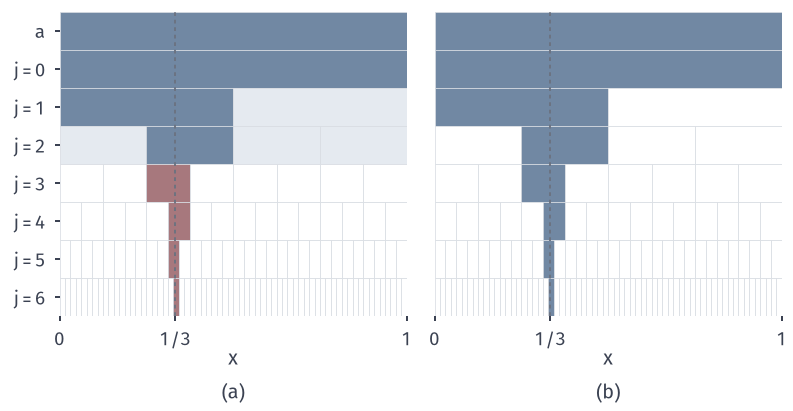

Here is the Python script that generated this plot:
from pathlib import Path
import sys
ROOT = next(p for p in Path(__file__).resolve().parents if (p/"build.sh").is_file() and (p/"tex/book.tex").is_file())
sys.path.insert(0, str(ROOT/"figures/00-shared/mathematical-preliminaries-upper/00-shared/comprehension-figures"))
from support import figure, save, BLUE, GREEN, YELLOW, RED, PURPLE, INK, MUTED, GRID, BLUE_FILL, GREEN_FILL, YELLOW_FILL, RED_FILL, PURPLE_FILL
import numpy as np

# Haar tiles of f=1_[0,1/3): a=1/3, level j has one nonzero coefficient 2^{-j/2}/3 at k=floor(2^j/3). Budget 8 terms.
from matplotlib.patches import Rectangle
fig, axes = figure(width_mm=112, height_mm=58, ncols=2)
fig.set_layout_engine(None)
fig.subplots_adjust(left=.075, right=.985, top=.97, bottom=.23, wspace=.08)
L = 6
def cell(ax, x, y, w, fc):
    ax.add_patch(Rectangle((x, y), w, 1, facecolor=fc, edgecolor=GRID, lw=.3))
for pi_, ax in enumerate(axes):
    # coarse row at y=L+1 (top), levels j=0..L at y=L-j
    ynz = lambda j: L-j
    cell(ax, 0, L+1, 1, BLUE)
    for j in range(L+1):
        n = 2**j; w = 1/n; k0 = int(np.floor(n/3))
        for k in range(n):
            if pi_ == 0:
                fc = (BLUE if k == k0 else BLUE_FILL) if j < 3 else (RED if k == k0 else 'white')
            else:
                fc = BLUE if k == k0 else 'white'
            cell(ax, k*w, ynz(j), w, fc)
    ax.set_xlim(0, 1); ax.set_ylim(0, L+2)
    ax.set_xticks([0, 1/3, 1]); ax.set_xticklabels(['0', '1/3', '1']); ax.set_xlabel('$x$', labelpad=0)
    ax.axvline(1/3, color=MUTED, lw=.75, ls=(0, (2, 2)))
    for sp in ('left', 'bottom'): ax.spines[sp].set_visible(False)
    ax.tick_params(length=2)
axes[0].set_yticks([L-j+.5 for j in range(L+1)]+[L+1.5]); axes[0].set_yticklabels([f'$j={j}$' for j in range(L+1)]+['$a$'])
axes[1].set_yticks([])
for a, t in zip(axes, '(a) (b)'.split()):
    q = a.get_position(); fig.text((q.x0+q.x1)/2, .02, t, ha='center', va='bottom')
save(fig, Path(__file__).resolve().parent, 'figure', {'formula': 'tiles j<=6, f=1_[0,1/3), budget 8'})
